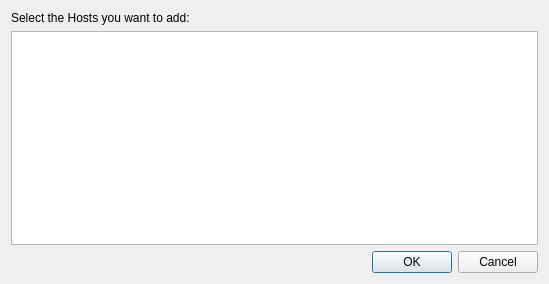
<?xml version="1.0" encoding="UTF-8"?>
<ui version="4.0">
 <class>AutoDiscoveryHostsDialog</class>
 <widget class="QDialog" name="AutoDiscoveryHostsDialog">
  <property name="geometry">
   <rect>
    <x>0</x>
    <y>0</y>
    <width>549</width>
    <height>284</height>
   </rect>
  </property>
  <property name="windowTitle">
   <string>Dialog</string>
  </property>
  <layout class="QVBoxLayout" name="verticalLayout">
   <item>
    <widget class="QLabel" name="label">
     <property name="text">
      <string>Select the Hosts you want to add:</string>
     </property>
    </widget>
   </item>
   <item>
    <widget class="QTableView" name="hostView">
     <property name="selectionBehavior">
      <enum>QAbstractItemView::SelectRows</enum>
     </property>
     <attribute name="horizontalHeaderHighlightSections">
      <bool>false</bool>
     </attribute>
     <attribute name="horizontalHeaderStretchLastSection">
      <bool>true</bool>
     </attribute>
     <attribute name="verticalHeaderVisible">
      <bool>false</bool>
     </attribute>
    </widget>
   </item>
   <item>
    <widget class="QDialogButtonBox" name="buttonBox">
     <property name="orientation">
      <enum>Qt::Horizontal</enum>
     </property>
     <property name="standardButtons">
      <set>QDialogButtonBox::Cancel|QDialogButtonBox::Ok</set>
     </property>
    </widget>
   </item>
  </layout>
 </widget>
 <resources/>
 <connections>
  <connection>
   <sender>buttonBox</sender>
   <signal>accepted()</signal>
   <receiver>AutoDiscoveryHostsDialog</receiver>
   <slot>accept()</slot>
   <hints>
    <hint type="sourcelabel">
     <x>248</x>
     <y>254</y>
    </hint>
    <hint type="destinationlabel">
     <x>157</x>
     <y>274</y>
    </hint>
   </hints>
  </connection>
  <connection>
   <sender>buttonBox</sender>
   <signal>rejected()</signal>
   <receiver>AutoDiscoveryHostsDialog</receiver>
   <slot>reject()</slot>
   <hints>
    <hint type="sourcelabel">
     <x>316</x>
     <y>260</y>
    </hint>
    <hint type="destinationlabel">
     <x>286</x>
     <y>274</y>
    </hint>
   </hints>
  </connection>
 </connections>
</ui>
